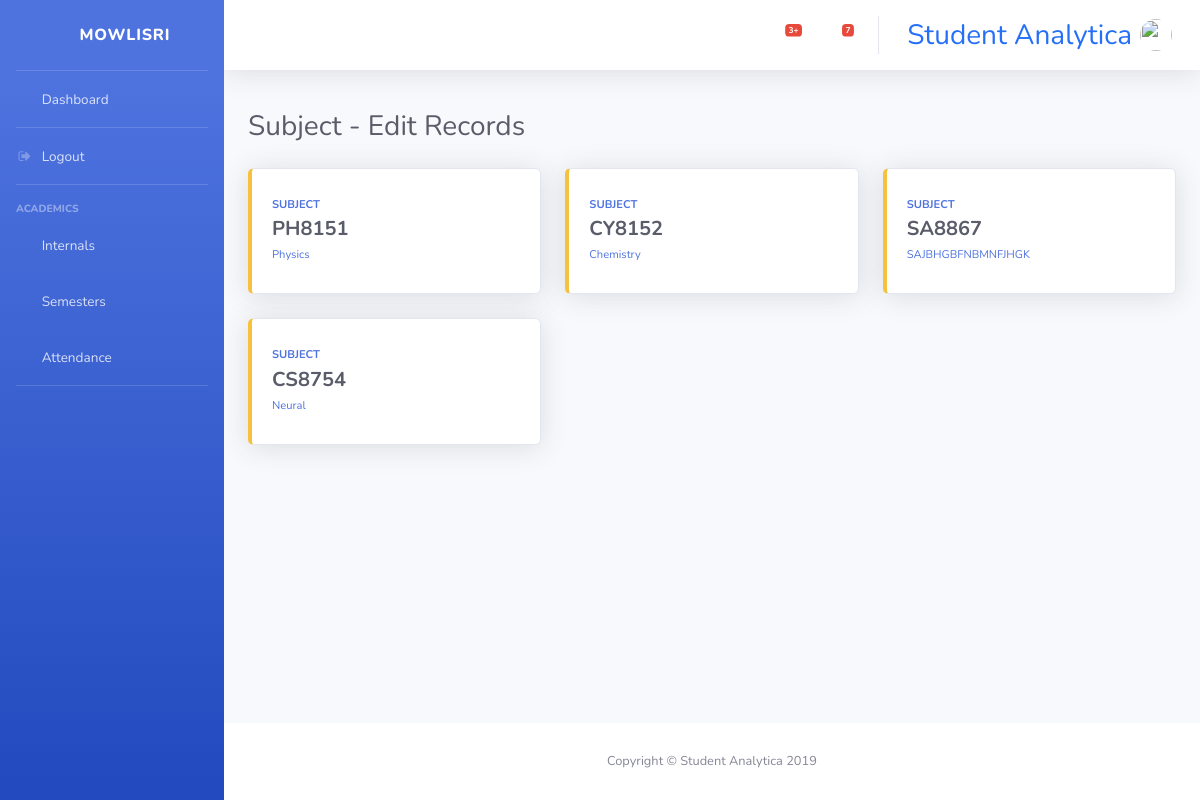
The page /jobs/edit_sub/ (signed in) on the database as committed earlier.
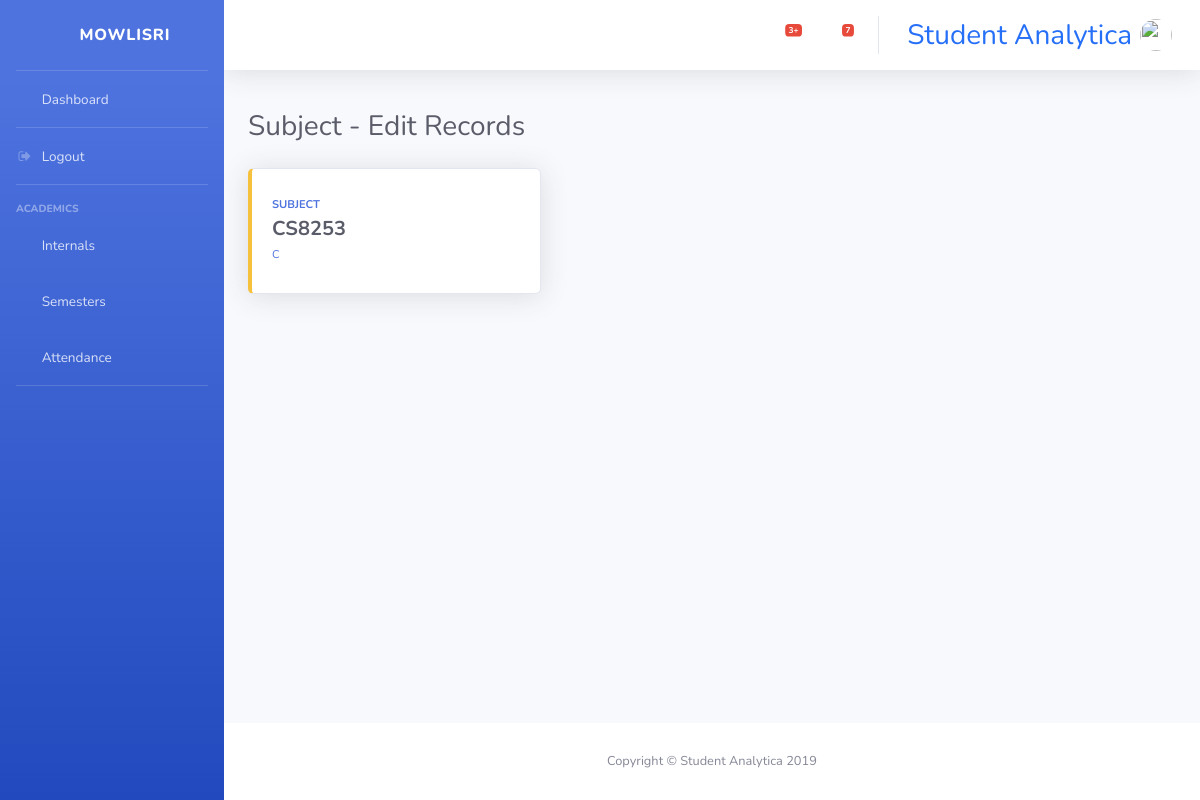
The same page on the database as committed later.
### console/models.py (models this page shows, shortened)
class Subject(models.Model):
    CRED = (('1','1'),('2','2'),('3','3'),('4','4'),('5','5'),('6','6'))
    SEM = (('1','1'),('2','2'),('3','3'),('4','4'),('5','5'),('6','6'),('7','7'),('8','8'))
    subname = models.CharField(max_length=100)
    subcode = models.CharField(max_length=7, unique=True)
    subcred = models.CharField(max_length=1, choices=CRED, default='1')
    sem = models.CharField(max_length=1, choices=SEM, default='1')

### console/views.py (the view)
# urls.py: path('jobs/edit_sub/', views.edit_sub, name='edit_sub'),
def edit_sub(request):
    if request.user.is_authenticated:
        if request.user.is_staff:
            context={
                'subjects': Subject.objects.all()
            }
            return render(request, 'console/jobs/edit_sub.html', context)
        else:
            return redirect('dashboard')

### console/templates/console/jobs/edit_sub.html
{% extends "base.html" %}
{% block content %}
<br>
<div class="d-sm-flex align-items-center justify-content-between mb-4">
    <h1 class="h3 mb-0 text-gray-800">Subject - Edit Records</h1>
</div>
<div class="row">
    {% for subject in subjects %}
    <div class="col-xl-4 col-md-6 mb-4">
        <a href="{% url 'edit_sub' %}{{subject.id}}/" style="text-decoration: none;">
            <div class="card border-left-warning shadow h-100 py-2">
                <div class="card-body">
                    <div class="row no-gutters align-items-center">
                        <div class="col mr-2">
                            <div class="text-xs font-weight-bold text-primary text-uppercase mb-1">Subject</div>
                            <div class="h5 mb-0 font-weight-bold text-gray-800">{{subject.subcode}}</div>
                            <span class="text-xs">{{subject.subname}}</span>
                        </div>
                        <div class="col-auto">
                            <i class="fas fa-book-reader fa-2x text-gray-300"></i>
                        </div>
                    </div>
                </div>
            </div>
        </a>
    </div>
    {% endfor %}
</div>
{% endblock content %}

Rows that differ between the two databases and show on the page:
removed Subject: subcode "PH8151", subname "Physics"
removed Subject: subcode "CY8152", subname "Chemistry"
removed Subject: subcode "SA8867", subname "SAJBHGBFNBMNFJHGK"
removed Subject: subcode "CS8754", subname "Neural"
added Subject: subcode "CS8253", subname "C"
